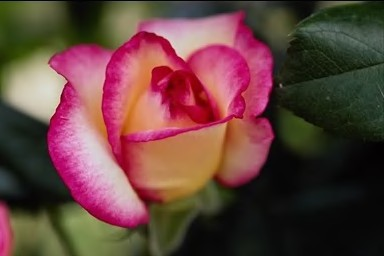
#> input picture 607.jpg, 384 x 256 px, found by its file name; the run also reads 1 picture not shown here
$ python Initial.py
#> lines starting #> are read from the running program, lines starting #| are printed output that depends on the picture; after the words box and inside, x2 and y2 are one past the last pixel; in counts of white or black regions, pixels touching at a corner belong together; long printed decimals are rounded
### prelib.py
import cv2
import numpy as np

def threshold(img):
    ret,thresh = cv2.threshold(img,80,255,cv2.THRESH_BINARY)
    return thresh

def contour(img):
    contours, hierarchy = cv2.findContours(img,cv2.RETR_TREE,cv2.CHAIN_APPROX_SIMPLE)
    return contours

def rotate(img1, scaleFactor = 1, degreesCCW = 30):
    (oldY,oldX) = img1.shape #note: numpy uses (y,x) convention but most OpenCV functions use (x,y)
    M = cv2.getRotationMatrix2D(center=(oldX/2,oldY/2), angle=degreesCCW, scale=scaleFactor) #rotate about center of image.
    newX,newY = oldX*scaleFactor,oldY*scaleFactor
    r = np.deg2rad(degreesCCW)
    newX,newY = (abs(np.sin(r)*newY) + abs(np.cos(r)*newX),abs(np.sin(r)*newX) + abs(np.cos(r)*newY))
    (tx,ty) = ((newX-oldX)/2,(newY-oldY)/2)
    M[0,2] += tx
    M[1,2] += ty
    rotatedImg = cv2.warpAffine(img1, M, dsize=(int(newX),int(newY)))
    return rotatedImg

def rotinv(cnt,img):
    if len(cnt) < 5:
        return img
    ellipse = cv2.fitEllipse(cnt)
    angle = ellipse[2]
    if(90-angle>-45):
        rot_image = rotate(img,1,90-angle)
    else:
        rot_image = rotate(img,1,90-angle)
    return rot_image

def cropit(img,cnt):
    x,y,w,h = cv2.boundingRect(cnt)
    crop = img[y:y+h,x:x+w]
    return crop

def largestcont(contours):
    cnt = contours[0]

    for cont in contours:
        if(cv2.contourArea(cont) > cv2.contourArea(cnt)):
            cnt = cont
    return cnt

def extractBorder(img):
    return cv2.Canny(img,100,200)

def preprocess(img):
    thresh = threshold(img)
    contours = contour(thresh)
    thresh = threshold(img)
    cnt = largestcont(contours)
    crop = cropit(thresh,cnt)
    rot_image = rotinv(cnt,crop)
    border = extractBorder(rot_image)
    resized_image = cv2.resize(border, (512, 512))
    return resized_image

### feature.py
import cv2
import numpy as np
from matplotlib import pyplot as plt
from prelib import preprocess
import pywt


def segment(img):
    seg = []
    for i in range(4):
        for j in range(4):
            start = i*128
            start1 = j*128
            end = start+128
            end1 = start1+128
            seg.append(img[start:end,start1:end1])
    return seg

def localfeature(seg):
    ll2=[]
    lh1=[]
    hl1=[]
    hh1=[]
    dwvt=[]
    ht = []
    vt = []

    for i in range(16):
        wp = pywt.WaveletPacket2D(data=seg[i],wavelet='haar',mode='sym')
        lh1.append(wp['v'].data)
        hl1.append(wp['h'].data)
        hh1.append(wp['d'].data)
        level1 = np.hstack((np.vstack((wp['aa'].data,wp['vv'].data)),np.vstack((wp['hh'].data,wp['dd'].data))))
        level2 = np.hstack((np.vstack((wp['aaa'].data,wp['vvv'].data)),np.vstack((wp['hhh'].data,wp['ddd'].data))))
        level3 = np.hstack((np.vstack((wp['aaaa'].data,wp['vvvv'].data)),np.vstack((wp['hhhh'].data,wp['dddd'].data))))
        level4 = np.hstack((np.vstack((wp['aaaaa'].data,wp['vvvvv'].data)),np.vstack((wp['hhhhh'].data,wp['ddddd'].data))))
        level3[:8,:8] = level4
        level2[:16,:16] = level3
        level1[:32,:32] = level2
        ll2.append(level1)
        vt.append(np.vstack((ll2[i],lh1[i])))
        ht.append(np.vstack((hl1[i],hh1[i])))
        dwvt.append(np.hstack((vt[i],ht[i])))
    s1 = []
    s2 = []
    s3 = []
    s4 = []
    subvector = []
    vector = []
    for i in range(16):
        s1.append(np.linalg.svd(ll2[i], compute_uv=False))
        s2.append(np.linalg.svd(hl1[i], compute_uv=False))
        s3.append(np.linalg.svd(lh1[i], compute_uv=False))
        s4.append(np.linalg.svd(hh1[i], compute_uv=False))
        subvector.append(np.vstack((np.vstack((s1[i],s2[i])),np.vstack((s3[i],s4[i])))))
        vector.append(subvector[i])
        vector1 = np.concatenate(vector,axis=0)
        vector1 = np.array(vector1,dtype=int)
    return vector1

def globalfeature(img,gran):
    gloseg = np.zeros((gran,gran),dtype=int)
    displ = 512/gran
    for i in range(gran):
        for j in range(gran):
            start = int(i*displ)
            start1 = int(j*displ)
            end = int(start+displ)
            end1 = int(start1+displ)
            if(img[start:end,start1:end1].any()):
                gloseg[i,j]= 1
    return gloseg

### Initial.py
from feature import *
from prelib import preprocess
import os
from operator import itemgetter
import time
import sys

import pickle as pickle

imagelocation = "/home/ayushi/Desktop/IR_Assignment_C2_CBIR/607.jpg" #Input Image path
indir = "/home/ayushi/Desktop/IR_Assignment_C2_CBIR/image" #Directory Path

class Image(object):
    def __init__(self, path):
        self.path = path
        img = cv2.imread(self.path,0)
#> img: shape (256, 384); min 0, max 219, mean 75.9
        imgm = preprocess(img)
#> in threshold, `ret,thresh = cv2.threshold(img,80,255,cv2.THRESH_BINARY)`:
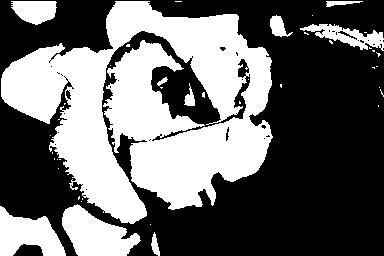
#> thresh: shape (256, 384); 41.4% white; 42 white regions (32 under 20 px)
#> in contour, `contours, hierarchy = cv2.findContours(img,cv2.RETR_TREE,cv2.CHAIN_APP..`: contours = 89 contours, 74 with area under 20; largest, box (x1, y1, x2, y2) and area: (1, 1, 273, 224) 32776, (62, 204, 141, 256) 2338, (0, 206, 66, 256) 1909, (300, 24, 384, 51) 904, (11, 1, 57, 25) 776
#> in largestcont, `cnt = contours[0]`: cnt = contour of 29 points, box (x1, y1, x2, y2) (151, 232, 160, 256), area 94
#> the loop in largestcont, `for cont in contours:` made 89 passes
#> cont on passes 2, 5, 6, 7, 8, 9, 10, 11, 12, 13, 14, 15: [[150, 224]], [[81, 201]], [[82, 198], [82, 199]], [[79, 196], [78, 197], [78, 199], [79, 198]], [[58, 168]], [[59, 159], [60, 159]], [[57, 159]], [[54, 158], [54, 159]], [[52, 152], [52, 153]], [[50, 135]], [[58, 119], [59, 119]], [[378, 105], [378, 106]]
#> after the loop in largestcont, `for cont in contours:`: cnt = contour of 1372 points, box (x1, y1, x2, y2) (1, 1, 273, 224), area 32776
#> in cropit, `x,y,w,h = cv2.boundingRect(cnt)`: x = 1; w = 272; h = 223
#> in cropit, `crop = img[y:y+h,x:x+w]`: crop: shape (223, 272); 58.8% white; 22 black regions (16 under 20 px), largest, box (x1, y1, x2, y2) and area: (101, 30, 272, 223) 9522, (0, 75, 129, 223) 7303, (0, 0, 115, 77) 4770, (147, 0, 272, 135) 3280, (65, 89, 70, 99) 32, (225, 126, 228, 140) 25
#> in rotinv, `ellipse = cv2.fitEllipse(cnt)`: ellipse = ((147.4, 113.2), (184.7, 225.1), 93.25)
#> in rotinv, `angle = ellipse[2]`: angle = 93.25
#> in extractBorder, `return cv2.Canny(img,100,200)`: returned value: shape (238, 284); 5.4% white in thin lines or dots
        segm = segment(imgm)
#> after the loop in segment, `for i in range(4):`: seg = 16 items
#> segm = 16 items
        self.glfeature = globalfeature(imgm,16)
        self.llfeature = localfeature(segm)
        self.numberofones = self.glfeature.sum(dtype=int)
#> self.numberofones = 165


img = Image(imagelocation)
maxglosim = 0
maxlocsim = 0
maximum = 0
count = 0
start_time = time.time()
print("Processing : ")
for root, dirs, filenames in os.walk(indir):
    for f in filenames:
        i1 = Image(indir + "/" + f)
        count = count+1
        perc = (count/360)  * 100
        sys.stdout.write("\r%d%%" % perc)
        sys.stdout.flush()
        locsim = np.absolute((i1.llfeature-img.llfeature).sum())
        glosim = np.logical_xor(img.glfeature,i1.glfeature).sum()
        distance = locsim+glosim
        if(glosim>maxglosim):
            gridmax = i1.glfeature
            maxglosim=glosim
        if(locsim>maxlocsim):
            maxlocsim=locsim
            vectormax = i1.llfeature
        if(distance>maximum):
            vectmostdif= i1.llfeature
            gridmostdif = i1.glfeature
            imgmax = i1
            maximum = distance
#> this loop made 3 passes
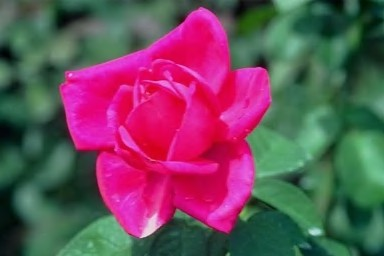
#> input picture image/flower1.jpg, 384 x 256 px, found by its file name
#> pass 1, in cropit (call 2), `crop = img[y:y+h,x:x+w]`:
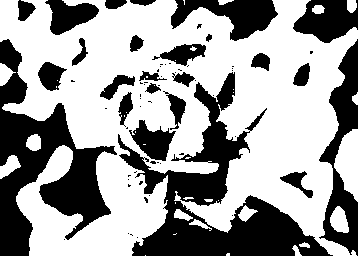
#> crop: shape (256, 358); 61.5% white; 68 black regions (44 under 20 px), largest, box (x1, y1, x2, y2) and area: (118, 72, 333, 256) 11573, (0, 39, 117, 256) 9661, (319, 39, 358, 256) 3567
#> pass 1, in rotate (call 2), `rotatedImg = cv2.warpAffine(img1, M, dsize=(int(newX),int(newY)))`:
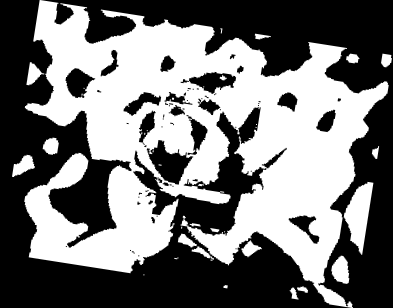
#> rotatedImg: shape (308, 393); min 0, max 255, mean 118.7
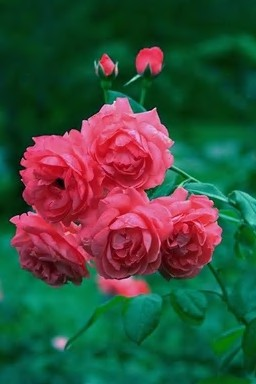
#> input picture image/flower3.jpg, 256 x 384 px, found by its file name
#> after the loop, count = 3; maxglosim = 115; maximum = 152139; maxlocsim = 152024
maxilocsim = np.absolute((vectormax-img.llfeature).sum())
#> maxilocsim = 152024

maxiglosim = np.logical_xor(gridmax,img.glfeature).sum()
#> maxiglosim = 115
processed_time = time.time()
print("\nTotal Processing Time : {0:.2f} seconds".format(processed_time-start_time))
def gloDist(gridA,gridB):
    glosim = np.logical_xor(gridA,gridB).sum()
    return glosim/maxiglosim
def locDist(vectorA,vectorB):
    locsim = np.absolute((vectorA-vectorB).sum())
    return locsim/maxilocsim
ranking = []
count = 0
print("\nSearching:")
for root, dirs, filenames in os.walk(indir):
    for f in filenames:
        img1 = Image(indir + "/" + f)
        count = count+1
        perc = (count/360)  * 100
        sys.stdout.write("\r%d%%" % perc)
        sys.stdout.flush()
        g1 = gloDist(img1.glfeature,img.glfeature)
        l1 = locDist(img1.llfeature,img.llfeature)
        sim = ((2-(g1+l1))/2)*100
        ranking.append([sim,f])
#> this loop made 3 passes
#| 0%
#| 0%
#| 0%
#> pass 1, in preprocess (call 5), `resized_image = cv2.resize(border, (512, 512))`:
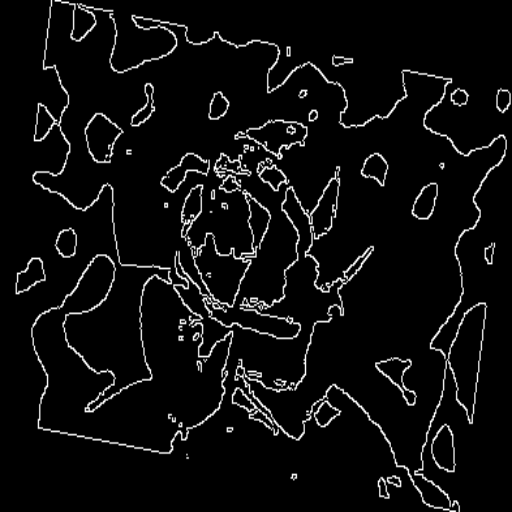
#> resized_image: shape (512, 512); min 0, max 255, mean 13.5
#> pass 2, in threshold (call 11), `ret,thresh = cv2.threshold(img,80,255,cv2.THRESH_BINARY)`:
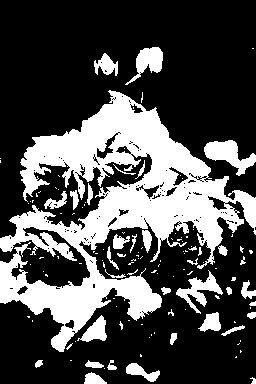
#> thresh: shape (384, 256); 30.3% white; 125 white regions (89 under 20 px), largest, box (x1, y1, x2, y2) and area: (0, 90, 256, 352) 24028, (204, 140, 256, 176) 873, (176, 270, 223, 314) 678
#> after the loop, count = 3; ranking = [[0, 'flower1.jpg'], [35.21, 'flower3.jpg'], [44.29, 'flower2.jpg']]
search_time = time.time()
print("\nTotal Searching Time : {0:.2f} seconds".format(search_time-processed_time))
print("\nTotal Time : {0:.2f} seconds".format(search_time-start_time))
ranking = sorted(ranking, key=itemgetter(0),reverse=True)
#> ranking = [[44.29, 'flower2.jpg'], [35.21, 'flower3.jpg'], [0, 'flower1.jpg']]
print(ranking)
#| [[44.285, 'flower2.jpg'], [35.206, 'flower3.jpg'], [0.0, 'flower1.jpg']]
#Results stored in ranking
